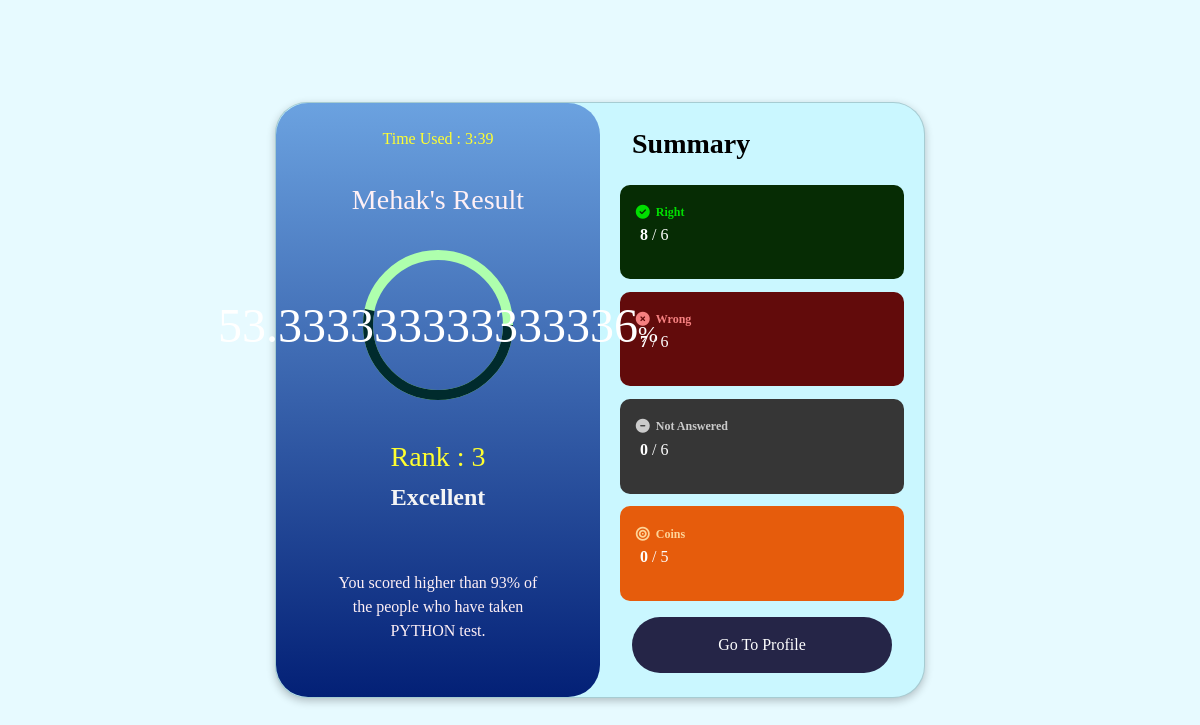
Page /bbresult/6/6/ (signed in) on the committed database.
### bbhome/models.py (models this page shows, shortened)
class CustomUser(AbstractUser):
    username=None
    email=models.EmailField(unique=True)
    first_name=models.CharField(max_length=50)
    last_name=models.CharField(max_length=50)
    auth_token=models.CharField(max_length=100)
    user_profile_image=models.ImageField(upload_to="profile",default="defaultprofile.jpg")
    is_email_verified=models.BooleanField(default=False)
    is_student=models.BooleanField(default=False)
    is_employee=models.BooleanField(default=False)
    test_attempted=models.IntegerField(default=0)
    objects=UserManager()
    USERNAME_FIELD='email'
    REQUIRED_FIELDS=[]

class points(models.Model):
    user=models.ForeignKey(CustomUser,on_delete=models.CASCADE )
    resultid=models.IntegerField(primary_key=True,auto_created=True)
    type=models.CharField(max_length=30)
    right=models.IntegerField()
    wrong=models.IntegerField()
    n_a=models.IntegerField()
    point=models.FloatField()
    total_que=models.IntegerField(default=False,blank=True)
    coins=models.IntegerField(default=0)
    date=models.DateField(auto_now=True)
    quiztime=models.IntegerField()
    time=models.TimeField(auto_now=True)

### bbhome/views.py (the view)
# urls.py: path('bbresult/<int:id>/<int:length>/',views.bbresult,name='bbresult'),
@login_required
def bbresult(request,id,length):
    myprofile=User.objects.filter(email=request.user.email).first()
    percentid=points.objects.filter(resultid=id).first()
    print(percentid.resultid)
    percent=list(points.objects.filter(type=percentid.type).order_by('-coins','quiztime'))
    print('coins : ',percent[0].coins)
    lp=len(percent)
    q=1
    lp_id=int()
    for i in percent:
        if(percentid.resultid==i.resultid):
            lp_id=q
            break
        q+=1
    print(lp,"    ",lp_id)
    per=(lp_id*100)/lp
    print('percent :',100-per)
    print('my name : ',myprofile.email)
    min = int(percentid.quiztime) // (60 * 1000)
    sec = (int(percentid.quiztime) % (60 * 1000)) / 1000;
    print(min,int(sec))
    min1=10-int(min)
    sec1=60-int(sec)
    grade=math.trunc(100-per)
    g=str()
    if grade>=95:
        g='Outstanding'
    if grade<95 and grade>=85:
        g='Excellent'
    if grade<85 and grade>=75:
        g='Great'
    if grade<75 and grade>=65:
        g='Good'
    if grade<65 and grade>=55:
        g='Average'
    if grade<55:
        g='Need Improvement'
    return render(request,'result.html',{'name':myprofile.first_name,'type':percentid.type,'count':percentid.right,'n_a':percentid.n_a,'wrong':percentid.wrong,'coins':percentid.coins,'point':percentid.point,'min':min1,'sec':sec1,'percent':math.trunc(100-per),'length':length,'id':percentid.resultid,'rank':lp_id,'grade':g})

### bbhome/templates/result.html (shortened to what this page needs)
<!DOCTYPE html>
{% load static %}
<html lang="en">
<head>
    <link href="https://cdn.jsdelivr.net/npm/bootstrap@5.3.0/dist/css/bootstrap.min.css" rel="stylesheet"
>
    <link rel="stylesheet" href="https://cdnjs.cloudflare.com/ajax/libs/font-awesome/4.7.0/css/font-awesome.min.css">
</head>
<body>
    <div class="card">
        <div class="card-container">
            <section class="result">
                <p style="color: rgb(255, 255, 47)">Time Used : {{min}}:{{sec}}</p>
                <h3 class="title">{{name}}'s Result</h3>
                <div class="circle">
                    <div class="box">
                        <div class="percent">
                            <svg>
                                <circle cx="70" cy="70" r="70"></circle>
                                <circle cx="70" cy="70" r="70"></circle>
                            </svg>
                            <div class="number">
                                <h2>{{point}}<span>%</span></h2>
                            </div>
                        </div>
                    </div>
                    <h3 style="color: rgb(255, 255, 47); margin-top: 10px;">Rank : {{rank}}</h3>
                </div>
                <b>{{grade}}</b>
                <p class="info">
                    You scored higher than {{percent}}% of the people who have taken {{type|upper}} test.
                </p>
            </section>
            <section class="summary">
                <h3 class="title">Summary</h3>
                <div class="rows">
                    <div class="row">
                        <div class="badge">
                            <i class="fa fa-check-circle" style="font-size:14px;color: rgb(0, 222, 0)"></i>
                            <b>Right</b>
                        </div>
                        <p><b>{{count}}</b> / {{length}} </p>
                    </div>
                    <div class="row">
                        <div class="badge">
                            <i class="fa fa-times-circle" style="font-size: 14px;color:rgb(245, 128, 128);"></i>
                            <b>Wrong</b>
                        </div>
                        <p><b>{{wrong}}</b> / {{length}}</p>
                    </div>
                    <div class="row">
                        <div class="badge">
                            <i class="fa fa-minus-circle" style="font-size:14px;color: rgb(203, 203, 203);"></i>
                            <b>Not Answered</b>
                        </div>
                        <p><b>{{n_a}}</b> / {{length}}</p>
                    </div>
                    <div class="row">
                        <div class="badge">
                            <i class="fa fa-bullseye" style="font-size: 14px;color: rgb(254, 212, 152);"></i>
                            <b>Coins</b>
                        </div>
                        <p><b>{{coins}}</b> / 5</p>
                    </div>
                </div>
                <button id="profile_btn" class="btn">Go To Profile</button>
            </section>
        </div>
    </div>
</body>
</html>

### rows in the picture
CustomUser: first_name "Mehak"
points: point "53.333333333333336", type "PYTHON"

### other values in the picture
{{ min }} "3"
{{ sec }} "39"
{{ rank }} "3"
{{ grade }} "Excellent"
{{ percent }} "93"
{{ count }} "8"
{{ length }} "6"
{{ wrong }} "7"
{{ n_a }} "0"
{{ coins }} "0"
